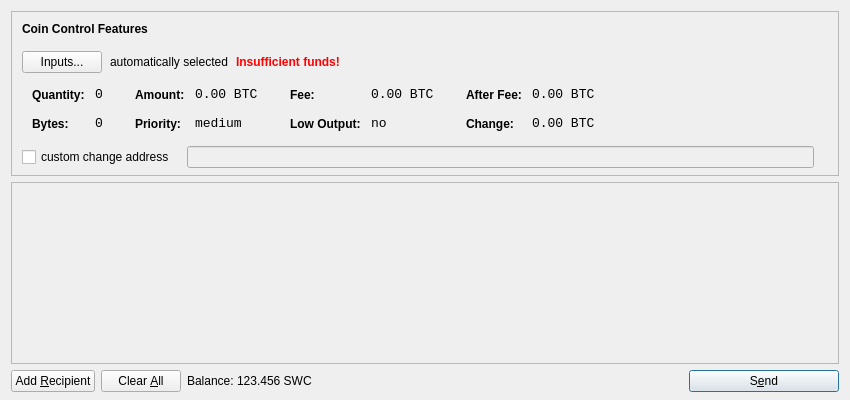
<?xml version="1.0" encoding="UTF-8"?>
<ui version="4.0">
 <class>SendCoinsDialog</class>
 <widget class="QDialog" name="SendCoinsDialog">
  <property name="geometry">
   <rect>
    <x>0</x>
    <y>0</y>
    <width>850</width>
    <height>400</height>
   </rect>
  </property>
  <property name="windowTitle">
   <string>Send Coins</string>
  </property>
  <layout class="QVBoxLayout" name="verticalLayout" stretch="0,1,0">
   <property name="bottomMargin">
    <number>8</number>
   </property>
   <item>
    <widget class="QFrame" name="frameCoinControl">
     <property name="sizePolicy">
      <sizepolicy hsizetype="Expanding" vsizetype="Expanding">
       <horstretch>0</horstretch>
       <verstretch>0</verstretch>
      </sizepolicy>
     </property>
     <property name="maximumSize">
      <size>
       <width>16777215</width>
       <height>16777215</height>
      </size>
     </property>
     <property name="frameShape">
      <enum>QFrame::StyledPanel</enum>
     </property>
     <property name="frameShadow">
      <enum>QFrame::Sunken</enum>
     </property>
     <layout class="QVBoxLayout" name="verticalLayoutCoinControl2">
      <property name="spacing">
       <number>-1</number>
      </property>
      <property name="leftMargin">
       <number>0</number>
      </property>
      <property name="topMargin">
       <number>0</number>
      </property>
      <property name="rightMargin">
       <number>0</number>
      </property>
      <property name="bottomMargin">
       <number>6</number>
      </property>
      <item>
       <layout class="QVBoxLayout" name="verticalLayoutCoinControl" stretch="0,0,0,0,1">
        <property name="spacing">
         <number>0</number>
        </property>
        <property name="leftMargin">
         <number>10</number>
        </property>
        <property name="topMargin">
         <number>10</number>
        </property>
        <item>
         <layout class="QHBoxLayout" name="horizontalLayoutCoinControl1">
          <property name="bottomMargin">
           <number>15</number>
          </property>
          <item>
           <widget class="QLabel" name="labelCoinControlFeatures">
            <property name="sizePolicy">
             <sizepolicy hsizetype="Preferred" vsizetype="Maximum">
              <horstretch>0</horstretch>
              <verstretch>0</verstretch>
             </sizepolicy>
            </property>
            <property name="font">
             <font>
              <weight>75</weight>
              <bold>true</bold>
             </font>
            </property>
            <property name="styleSheet">
             <string notr="true">font-weight:bold;</string>
            </property>
            <property name="text">
             <string>Coin Control Features</string>
            </property>
           </widget>
          </item>
         </layout>
        </item>
        <item>
         <layout class="QHBoxLayout" name="horizontalLayoutCoinControl2" stretch="0,0,0,0">
          <property name="spacing">
           <number>8</number>
          </property>
          <property name="bottomMargin">
           <number>10</number>
          </property>
          <item>
           <widget class="QPushButton" name="pushButtonCoinControl">
            <property name="styleSheet">
             <string notr="true"/>
            </property>
            <property name="text">
             <string>Inputs...</string>
            </property>
           </widget>
          </item>
          <item>
           <widget class="QLabel" name="labelCoinControlAutomaticallySelected">
            <property name="text">
             <string>automatically selected</string>
            </property>
            <property name="margin">
             <number>5</number>
            </property>
           </widget>
          </item>
          <item>
           <widget class="QLabel" name="labelCoinControlInsuffFunds">
            <property name="font">
             <font>
              <weight>75</weight>
              <bold>true</bold>
             </font>
            </property>
            <property name="styleSheet">
             <string notr="true">color:red;font-weight:bold;</string>
            </property>
            <property name="text">
             <string>Insufficient funds!</string>
            </property>
            <property name="margin">
             <number>5</number>
            </property>
           </widget>
          </item>
          <item>
           <spacer name="horizontalSpacerCoinControl">
            <property name="orientation">
             <enum>Qt::Horizontal</enum>
            </property>
            <property name="sizeHint" stdset="0">
             <size>
              <width>40</width>
              <height>1</height>
             </size>
            </property>
           </spacer>
          </item>
         </layout>
        </item>
        <item>
         <widget class="QWidget" name="widgetCoinControl" native="true">
          <property name="sizePolicy">
           <sizepolicy hsizetype="Preferred" vsizetype="Preferred">
            <horstretch>0</horstretch>
            <verstretch>0</verstretch>
           </sizepolicy>
          </property>
          <property name="minimumSize">
           <size>
            <width>0</width>
            <height>0</height>
           </size>
          </property>
          <property name="styleSheet">
           <string notr="true"/>
          </property>
          <layout class="QHBoxLayout" name="horizontalLayoutCoinControl5">
           <property name="margin">
            <number>0</number>
           </property>
           <item>
            <layout class="QHBoxLayout" name="horizontalLayoutCoinControl3" stretch="0,0,0,1">
             <property name="spacing">
              <number>20</number>
             </property>
             <property name="topMargin">
              <number>0</number>
             </property>
             <property name="bottomMargin">
              <number>10</number>
             </property>
             <item>
              <layout class="QFormLayout" name="formLayoutCoinControl1">
               <property name="horizontalSpacing">
                <number>10</number>
               </property>
               <property name="verticalSpacing">
                <number>14</number>
               </property>
               <property name="leftMargin">
                <number>10</number>
               </property>
               <property name="topMargin">
                <number>4</number>
               </property>
               <property name="rightMargin">
                <number>6</number>
               </property>
               <item row="0" column="0">
                <widget class="QLabel" name="labelCoinControlQuantityText">
                 <property name="styleSheet">
                  <string notr="true">font-weight:bold;</string>
                 </property>
                 <property name="text">
                  <string>Quantity:</string>
                 </property>
                 <property name="margin">
                  <number>0</number>
                 </property>
                </widget>
               </item>
               <item row="0" column="1">
                <widget class="QLabel" name="labelCoinControlQuantity">
                 <property name="font">
                  <font>
                   <family>Monospace</family>
                   <pointsize>10</pointsize>
                  </font>
                 </property>
                 <property name="cursor">
                  <cursorShape>IBeamCursor</cursorShape>
                 </property>
                 <property name="contextMenuPolicy">
                  <enum>Qt::ActionsContextMenu</enum>
                 </property>
                 <property name="text">
                  <string notr="true">0</string>
                 </property>
                 <property name="margin">
                  <number>0</number>
                 </property>
                 <property name="textInteractionFlags">
                  <set>Qt::LinksAccessibleByMouse|Qt::TextSelectableByKeyboard|Qt::TextSelectableByMouse</set>
                 </property>
                </widget>
               </item>
               <item row="1" column="0">
                <widget class="QLabel" name="labelCoinControlBytesText">
                 <property name="styleSheet">
                  <string notr="true">font-weight:bold;</string>
                 </property>
                 <property name="text">
                  <string>Bytes:</string>
                 </property>
                </widget>
               </item>
               <item row="1" column="1">
                <widget class="QLabel" name="labelCoinControlBytes">
                 <property name="font">
                  <font>
                   <family>Monospace</family>
                   <pointsize>10</pointsize>
                  </font>
                 </property>
                 <property name="cursor">
                  <cursorShape>IBeamCursor</cursorShape>
                 </property>
                 <property name="contextMenuPolicy">
                  <enum>Qt::ActionsContextMenu</enum>
                 </property>
                 <property name="text">
                  <string notr="true">0</string>
                 </property>
                 <property name="textInteractionFlags">
                  <set>Qt::LinksAccessibleByMouse|Qt::TextSelectableByKeyboard|Qt::TextSelectableByMouse</set>
                 </property>
                </widget>
               </item>
              </layout>
             </item>
             <item>
              <layout class="QFormLayout" name="formLayoutCoinControl2">
               <property name="horizontalSpacing">
                <number>10</number>
               </property>
               <property name="verticalSpacing">
                <number>14</number>
               </property>
               <property name="leftMargin">
                <number>6</number>
               </property>
               <property name="topMargin">
                <number>4</number>
               </property>
               <property name="rightMargin">
                <number>6</number>
               </property>
               <item row="0" column="0">
                <widget class="QLabel" name="labelCoinControlAmountText">
                 <property name="styleSheet">
                  <string notr="true">font-weight:bold;</string>
                 </property>
                 <property name="text">
                  <string>Amount:</string>
                 </property>
                 <property name="margin">
                  <number>0</number>
                 </property>
                </widget>
               </item>
               <item row="0" column="1">
                <widget class="QLabel" name="labelCoinControlAmount">
                 <property name="font">
                  <font>
                   <family>Monospace</family>
                   <pointsize>10</pointsize>
                  </font>
                 </property>
                 <property name="cursor">
                  <cursorShape>IBeamCursor</cursorShape>
                 </property>
                 <property name="contextMenuPolicy">
                  <enum>Qt::ActionsContextMenu</enum>
                 </property>
                 <property name="text">
                  <string notr="true">0.00 BTC</string>
                 </property>
                 <property name="textInteractionFlags">
                  <set>Qt::LinksAccessibleByMouse|Qt::TextSelectableByKeyboard|Qt::TextSelectableByMouse</set>
                 </property>
                </widget>
               </item>
               <item row="1" column="0">
                <widget class="QLabel" name="labelCoinControlPriorityText">
                 <property name="styleSheet">
                  <string notr="true">font-weight:bold;</string>
                 </property>
                 <property name="text">
                  <string>Priority:</string>
                 </property>
                </widget>
               </item>
               <item row="1" column="1">
                <widget class="QLabel" name="labelCoinControlPriority">
                 <property name="font">
                  <font>
                   <family>Monospace</family>
                   <pointsize>10</pointsize>
                  </font>
                 </property>
                 <property name="cursor">
                  <cursorShape>IBeamCursor</cursorShape>
                 </property>
                 <property name="contextMenuPolicy">
                  <enum>Qt::ActionsContextMenu</enum>
                 </property>
                 <property name="text">
                  <string>medium</string>
                 </property>
                 <property name="textInteractionFlags">
                  <set>Qt::LinksAccessibleByMouse|Qt::TextSelectableByKeyboard|Qt::TextSelectableByMouse</set>
                 </property>
                </widget>
               </item>
              </layout>
             </item>
             <item>
              <layout class="QFormLayout" name="formLayoutCoinControl3">
               <property name="horizontalSpacing">
                <number>10</number>
               </property>
               <property name="verticalSpacing">
                <number>14</number>
               </property>
               <property name="leftMargin">
                <number>6</number>
               </property>
               <property name="topMargin">
                <number>4</number>
               </property>
               <property name="rightMargin">
                <number>6</number>
               </property>
               <item row="0" column="0">
                <widget class="QLabel" name="labelCoinControlFeeText">
                 <property name="styleSheet">
                  <string notr="true">font-weight:bold;</string>
                 </property>
                 <property name="text">
                  <string>Fee:</string>
                 </property>
                 <property name="margin">
                  <number>0</number>
                 </property>
                </widget>
               </item>
               <item row="0" column="1">
                <widget class="QLabel" name="labelCoinControlFee">
                 <property name="font">
                  <font>
                   <family>Monospace</family>
                   <pointsize>10</pointsize>
                  </font>
                 </property>
                 <property name="cursor">
                  <cursorShape>IBeamCursor</cursorShape>
                 </property>
                 <property name="contextMenuPolicy">
                  <enum>Qt::ActionsContextMenu</enum>
                 </property>
                 <property name="text">
                  <string notr="true">0.00 BTC</string>
                 </property>
                 <property name="textInteractionFlags">
                  <set>Qt::LinksAccessibleByMouse|Qt::TextSelectableByKeyboard|Qt::TextSelectableByMouse</set>
                 </property>
                </widget>
               </item>
               <item row="1" column="0">
                <widget class="QLabel" name="labelCoinControlLowOutputText">
                 <property name="styleSheet">
                  <string notr="true">font-weight:bold;</string>
                 </property>
                 <property name="text">
                  <string>Low Output:</string>
                 </property>
                </widget>
               </item>
               <item row="1" column="1">
                <widget class="QLabel" name="labelCoinControlLowOutput">
                 <property name="font">
                  <font>
                   <family>Monospace</family>
                   <pointsize>10</pointsize>
                  </font>
                 </property>
                 <property name="cursor">
                  <cursorShape>IBeamCursor</cursorShape>
                 </property>
                 <property name="contextMenuPolicy">
                  <enum>Qt::ActionsContextMenu</enum>
                 </property>
                 <property name="text">
                  <string>no</string>
                 </property>
                 <property name="textInteractionFlags">
                  <set>Qt::LinksAccessibleByMouse|Qt::TextSelectableByKeyboard|Qt::TextSelectableByMouse</set>
                 </property>
                </widget>
               </item>
              </layout>
             </item>
             <item>
              <layout class="QFormLayout" name="formLayoutCoinControl4">
               <property name="horizontalSpacing">
                <number>10</number>
               </property>
               <property name="verticalSpacing">
                <number>14</number>
               </property>
               <property name="leftMargin">
                <number>6</number>
               </property>
               <property name="topMargin">
                <number>4</number>
               </property>
               <property name="rightMargin">
                <number>6</number>
               </property>
               <item row="0" column="0">
                <widget class="QLabel" name="labelCoinControlAfterFeeText">
                 <property name="styleSheet">
                  <string notr="true">font-weight:bold;</string>
                 </property>
                 <property name="text">
                  <string>After Fee:</string>
                 </property>
                 <property name="margin">
                  <number>0</number>
                 </property>
                </widget>
               </item>
               <item row="0" column="1">
                <widget class="QLabel" name="labelCoinControlAfterFee">
                 <property name="font">
                  <font>
                   <family>Monospace</family>
                   <pointsize>10</pointsize>
                  </font>
                 </property>
                 <property name="cursor">
                  <cursorShape>IBeamCursor</cursorShape>
                 </property>
                 <property name="contextMenuPolicy">
                  <enum>Qt::ActionsContextMenu</enum>
                 </property>
                 <property name="text">
                  <string notr="true">0.00 BTC</string>
                 </property>
                 <property name="textInteractionFlags">
                  <set>Qt::LinksAccessibleByMouse|Qt::TextSelectableByKeyboard|Qt::TextSelectableByMouse</set>
                 </property>
                </widget>
               </item>
               <item row="1" column="0">
                <widget class="QLabel" name="labelCoinControlChangeText">
                 <property name="styleSheet">
                  <string notr="true">font-weight:bold;</string>
                 </property>
                 <property name="text">
                  <string>Change:</string>
                 </property>
                </widget>
               </item>
               <item row="1" column="1">
                <widget class="QLabel" name="labelCoinControlChange">
                 <property name="font">
                  <font>
                   <family>Monospace</family>
                   <pointsize>10</pointsize>
                  </font>
                 </property>
                 <property name="cursor">
                  <cursorShape>IBeamCursor</cursorShape>
                 </property>
                 <property name="contextMenuPolicy">
                  <enum>Qt::ActionsContextMenu</enum>
                 </property>
                 <property name="text">
                  <string notr="true">0.00 BTC</string>
                 </property>
                 <property name="textInteractionFlags">
                  <set>Qt::LinksAccessibleByMouse|Qt::TextSelectableByKeyboard|Qt::TextSelectableByMouse</set>
                 </property>
                </widget>
               </item>
              </layout>
             </item>
            </layout>
           </item>
          </layout>
         </widget>
        </item>
        <item>
         <layout class="QHBoxLayout" name="horizontalLayoutCoinControl4" stretch="0,0,0">
          <property name="spacing">
           <number>12</number>
          </property>
          <property name="sizeConstraint">
           <enum>QLayout::SetDefaultConstraint</enum>
          </property>
          <property name="topMargin">
           <number>5</number>
          </property>
          <property name="rightMargin">
           <number>5</number>
          </property>
          <item>
           <widget class="QCheckBox" name="checkBoxCoinControlChange">
            <property name="text">
             <string>custom change address</string>
            </property>
           </widget>
          </item>
          <item>
           <widget class="QLineEdit" name="lineEditCoinControlChange">
            <property name="enabled">
             <bool>false</bool>
            </property>
            <property name="sizePolicy">
             <sizepolicy hsizetype="Expanding" vsizetype="Fixed">
              <horstretch>0</horstretch>
              <verstretch>0</verstretch>
             </sizepolicy>
            </property>
           </widget>
          </item>
          <item>
           <widget class="QLabel" name="labelCoinControlChangeLabel">
            <property name="sizePolicy">
             <sizepolicy hsizetype="Preferred" vsizetype="Expanding">
              <horstretch>0</horstretch>
              <verstretch>0</verstretch>
             </sizepolicy>
            </property>
            <property name="minimumSize">
             <size>
              <width>0</width>
              <height>0</height>
             </size>
            </property>
            <property name="text">
             <string/>
            </property>
            <property name="margin">
             <number>3</number>
            </property>
           </widget>
          </item>
         </layout>
        </item>
        <item>
         <spacer name="verticalSpacerCoinControl">
          <property name="orientation">
           <enum>Qt::Vertical</enum>
          </property>
          <property name="sizeHint" stdset="0">
           <size>
            <width>800</width>
            <height>1</height>
           </size>
          </property>
         </spacer>
        </item>
       </layout>
      </item>
     </layout>
    </widget>
   </item>
   <item>
    <widget class="QScrollArea" name="scrollArea">
     <property name="widgetResizable">
      <bool>true</bool>
     </property>
     <widget class="QWidget" name="scrollAreaWidgetContents">
      <property name="geometry">
       <rect>
        <x>0</x>
        <y>0</y>
        <width>830</width>
        <height>165</height>
       </rect>
      </property>
      <layout class="QVBoxLayout" name="verticalLayout_2">
       <property name="margin">
        <number>0</number>
       </property>
       <item>
        <layout class="QVBoxLayout" name="entries">
         <property name="spacing">
          <number>6</number>
         </property>
        </layout>
       </item>
       <item>
        <spacer name="verticalSpacer">
         <property name="orientation">
          <enum>Qt::Vertical</enum>
         </property>
         <property name="sizeHint" stdset="0">
          <size>
           <width>20</width>
           <height>40</height>
          </size>
         </property>
        </spacer>
       </item>
      </layout>
     </widget>
    </widget>
   </item>
   <item>
    <layout class="QHBoxLayout" name="horizontalLayout">
     <item>
      <widget class="QPushButton" name="addButton">
       <property name="toolTip">
        <string>Send to multiple recipients at once</string>
       </property>
       <property name="text">
        <string>Add &amp;Recipient</string>
       </property>
       <property name="icon">
        <iconset resource="../bitcoin.qrc">
         <normaloff>:/icons/add</normaloff>:/icons/add</iconset>
       </property>
       <property name="autoDefault">
        <bool>false</bool>
       </property>
      </widget>
     </item>
     <item>
      <widget class="QPushButton" name="clearButton">
       <property name="sizePolicy">
        <sizepolicy hsizetype="Minimum" vsizetype="Fixed">
         <horstretch>0</horstretch>
         <verstretch>0</verstretch>
        </sizepolicy>
       </property>
       <property name="toolTip">
        <string>Remove all transaction fields</string>
       </property>
       <property name="text">
        <string>Clear &amp;All</string>
       </property>
       <property name="icon">
        <iconset resource="../bitcoin.qrc">
         <normaloff>:/icons/remove</normaloff>:/icons/remove</iconset>
       </property>
       <property name="autoRepeatDelay">
        <number>300</number>
       </property>
       <property name="autoDefault">
        <bool>false</bool>
       </property>
      </widget>
     </item>
     <item>
      <layout class="QHBoxLayout" name="horizontalLayout_2">
       <property name="spacing">
        <number>3</number>
       </property>
       <item>
        <widget class="QLabel" name="label">
         <property name="text">
          <string>Balance:</string>
         </property>
        </widget>
       </item>
       <item>
        <widget class="QLabel" name="labelBalance">
         <property name="cursor">
          <cursorShape>IBeamCursor</cursorShape>
         </property>
         <property name="text">
          <string>123.456 SWC</string>
         </property>
         <property name="textInteractionFlags">
          <set>Qt::LinksAccessibleByMouse|Qt::TextSelectableByKeyboard|Qt::TextSelectableByMouse</set>
         </property>
        </widget>
       </item>
      </layout>
     </item>
     <item>
      <spacer name="horizontalSpacer">
       <property name="orientation">
        <enum>Qt::Horizontal</enum>
       </property>
       <property name="sizeHint" stdset="0">
        <size>
         <width>40</width>
         <height>20</height>
        </size>
       </property>
      </spacer>
     </item>
     <item>
      <widget class="QPushButton" name="sendButton">
       <property name="minimumSize">
        <size>
         <width>150</width>
         <height>0</height>
        </size>
       </property>
       <property name="toolTip">
        <string>Confirm the send action</string>
       </property>
       <property name="text">
        <string>S&amp;end</string>
       </property>
       <property name="icon">
        <iconset resource="../bitcoin.qrc">
         <normaloff>:/icons/send</normaloff>:/icons/send</iconset>
       </property>
       <property name="default">
        <bool>true</bool>
       </property>
      </widget>
     </item>
    </layout>
   </item>
  </layout>
 </widget>
 <resources>
  <include location="../bitcoin.qrc"/>
 </resources>
 <connections/>
</ui>
